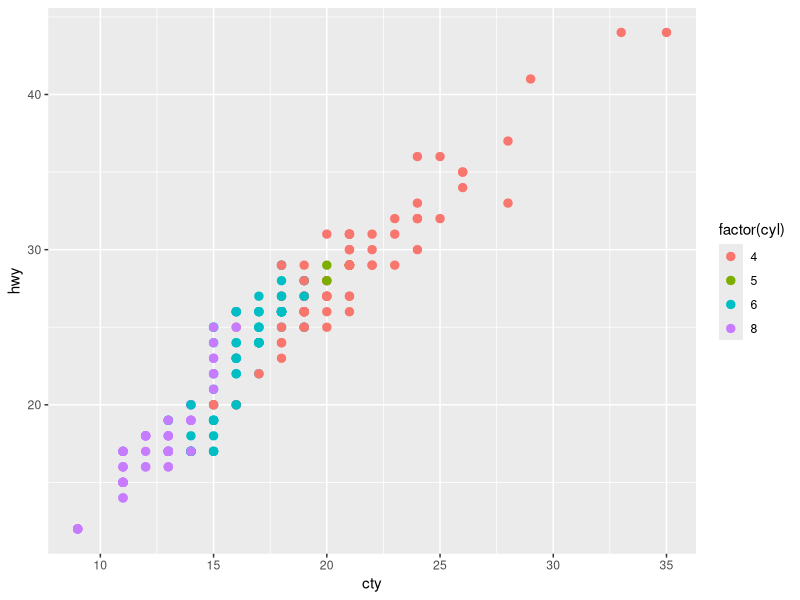

R code for this plot:
## Create Figure 3
## AG Schissler
## Created 27 Jul 2017

############################################################
## i. Set up environment

library(ggplot2)
library(cowplot)

setwd("~/Dropbox/splice-n-of-1-pathways/Figures")

plot.mpg <- ggplot(mpg, aes(x = cty, y = hwy, colour = factor(cyl))) + 
  geom_point(size=2.5)
plot.mpg

fig3 <- ggdraw(plot.mpg) + 
    draw_plot_label("A", size = 14) + 
    draw_label("DRAFT!", angle = 35, size = 80, alpha = .2)

save_plot("Figure3.pdf", fig3,
          # each individual subplot should have an aspect ratio of 1.3
          )
